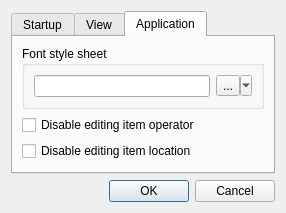
<?xml version="1.0" encoding="UTF-8"?>
<ui version="4.0">
 <class>Settings</class>
 <widget class="QDialog" name="Settings">
  <property name="geometry">
   <rect>
    <x>0</x>
    <y>0</y>
    <width>286</width>
    <height>204</height>
   </rect>
  </property>
  <property name="windowTitle">
   <string>Settings</string>
  </property>
  <property name="windowIcon">
   <iconset resource="resources.qrc">
    <normaloff>:/Icons/icons/Applications.png</normaloff>:/Icons/icons/Applications.png</iconset>
  </property>
  <layout class="QGridLayout" name="gridLayout_2">
   <item row="0" column="0">
    <widget class="QTabWidget" name="tabWidget">
     <property name="currentIndex">
      <number>2</number>
     </property>
     <widget class="QWidget" name="tabStartup">
      <attribute name="title">
       <string>Startup</string>
      </attribute>
      <layout class="QGridLayout" name="gridLayout_4">
       <item row="0" column="0">
        <widget class="QGroupBox" name="load_table_groupBox">
         <property name="title">
          <string>Automatic load table</string>
         </property>
         <property name="checkable">
          <bool>true</bool>
         </property>
         <property name="checked">
          <bool>false</bool>
         </property>
         <layout class="QGridLayout" name="gridLayout_3">
          <item row="0" column="0">
           <widget class="QComboBox" name="load_table_comboBox"/>
          </item>
         </layout>
        </widget>
       </item>
       <item row="2" column="0">
        <spacer name="verticalSpacer_2">
         <property name="orientation">
          <enum>Qt::Vertical</enum>
         </property>
         <property name="sizeHint" stdset="0">
          <size>
           <width>20</width>
           <height>40</height>
          </size>
         </property>
        </spacer>
       </item>
       <item row="1" column="0">
        <widget class="QCheckBox" name="updates_checkBox">
         <property name="text">
          <string>Check for updates</string>
         </property>
        </widget>
       </item>
      </layout>
     </widget>
     <widget class="QWidget" name="tabView">
      <attribute name="title">
       <string>View</string>
      </attribute>
      <layout class="QGridLayout" name="gridLayout_5">
       <item row="0" column="0">
        <widget class="QCheckBox" name="show_id_checkBox">
         <property name="text">
          <string>Show id everywhere</string>
         </property>
        </widget>
       </item>
       <item row="0" column="1">
        <spacer name="horizontalSpacer">
         <property name="orientation">
          <enum>Qt::Horizontal</enum>
         </property>
         <property name="sizeHint" stdset="0">
          <size>
           <width>40</width>
           <height>20</height>
          </size>
         </property>
        </spacer>
       </item>
       <item row="1" column="0" colspan="2">
        <widget class="QGroupBox" name="marking_groupBox">
         <property name="title">
          <string>Enable marking rows</string>
         </property>
         <property name="checkable">
          <bool>true</bool>
         </property>
         <property name="checked">
          <bool>false</bool>
         </property>
         <layout class="QGridLayout" name="gridLayout">
          <item row="1" column="1" colspan="2">
           <spacer name="horizontalSpacer_2">
            <property name="orientation">
             <enum>Qt::Horizontal</enum>
            </property>
            <property name="sizeHint" stdset="0">
             <size>
              <width>121</width>
              <height>18</height>
             </size>
            </property>
           </spacer>
          </item>
          <item row="0" column="0">
           <widget class="QPushButton" name="selected_pushButton">
            <property name="toolTip">
             <string>Click to change</string>
            </property>
            <property name="text">
             <string>Selected row</string>
            </property>
            <property name="autoDefault">
             <bool>false</bool>
            </property>
            <property name="flat">
             <bool>true</bool>
            </property>
           </widget>
          </item>
          <item row="0" column="1">
           <widget class="QPushButton" name="unselected_pushButton">
            <property name="toolTip">
             <string>Click to change</string>
            </property>
            <property name="text">
             <string>Unselected row</string>
            </property>
            <property name="autoDefault">
             <bool>false</bool>
            </property>
            <property name="flat">
             <bool>true</bool>
            </property>
           </widget>
          </item>
          <item row="1" column="0">
           <widget class="QCheckBox" name="marking_bold_checkBox">
            <property name="text">
             <string>Bold font</string>
            </property>
           </widget>
          </item>
         </layout>
        </widget>
       </item>
       <item row="2" column="0">
        <spacer name="verticalSpacer">
         <property name="orientation">
          <enum>Qt::Vertical</enum>
         </property>
         <property name="sizeHint" stdset="0">
          <size>
           <width>20</width>
           <height>13</height>
          </size>
         </property>
        </spacer>
       </item>
      </layout>
     </widget>
     <widget class="QWidget" name="tab">
      <attribute name="title">
       <string>Application</string>
      </attribute>
      <layout class="QGridLayout" name="gridLayout_7">
       <item row="0" column="0">
        <widget class="QGroupBox" name="font_groupBox">
         <property name="title">
          <string>Font style sheet</string>
         </property>
         <layout class="QGridLayout" name="gridLayout_6">
          <item row="0" column="0">
           <widget class="QLineEdit" name="font_lineEdit">
            <property name="readOnly">
             <bool>true</bool>
            </property>
           </widget>
          </item>
          <item row="0" column="1">
           <widget class="QToolButton" name="font_toolButton">
            <property name="text">
             <string>...</string>
            </property>
            <property name="popupMode">
             <enum>QToolButton::MenuButtonPopup</enum>
            </property>
           </widget>
          </item>
         </layout>
        </widget>
       </item>
       <item row="3" column="0">
        <spacer name="verticalSpacer_3">
         <property name="orientation">
          <enum>Qt::Vertical</enum>
         </property>
         <property name="sizeHint" stdset="0">
          <size>
           <width>20</width>
           <height>51</height>
          </size>
         </property>
        </spacer>
       </item>
       <item row="1" column="0">
        <widget class="QCheckBox" name="disable_item_edit_operator_checkBox">
         <property name="text">
          <string>Disable editing item operator</string>
         </property>
        </widget>
       </item>
       <item row="2" column="0">
        <widget class="QCheckBox" name="disable_item_edit_location_checkBox">
         <property name="text">
          <string>Disable editing item location</string>
         </property>
        </widget>
       </item>
      </layout>
     </widget>
    </widget>
   </item>
   <item row="1" column="0">
    <widget class="QDialogButtonBox" name="buttonBox">
     <property name="orientation">
      <enum>Qt::Horizontal</enum>
     </property>
     <property name="standardButtons">
      <set>QDialogButtonBox::Cancel|QDialogButtonBox::Ok</set>
     </property>
    </widget>
   </item>
  </layout>
  <action name="actionReset_font">
   <property name="text">
    <string>Reset font</string>
   </property>
   <property name="toolTip">
    <string>Reset font to defaults</string>
   </property>
  </action>
 </widget>
 <resources>
  <include location="resources.qrc"/>
 </resources>
 <connections>
  <connection>
   <sender>buttonBox</sender>
   <signal>accepted()</signal>
   <receiver>Settings</receiver>
   <slot>accept()</slot>
   <hints>
    <hint type="sourcelabel">
     <x>248</x>
     <y>254</y>
    </hint>
    <hint type="destinationlabel">
     <x>157</x>
     <y>274</y>
    </hint>
   </hints>
  </connection>
  <connection>
   <sender>buttonBox</sender>
   <signal>rejected()</signal>
   <receiver>Settings</receiver>
   <slot>reject()</slot>
   <hints>
    <hint type="sourcelabel">
     <x>316</x>
     <y>260</y>
    </hint>
    <hint type="destinationlabel">
     <x>286</x>
     <y>274</y>
    </hint>
   </hints>
  </connection>
 </connections>
</ui>
